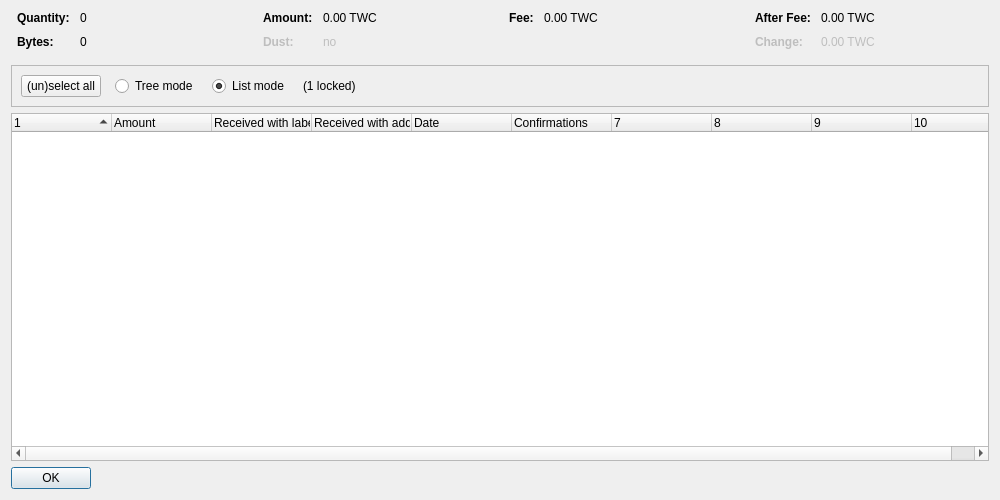
<?xml version="1.0" encoding="UTF-8"?>
<ui version="4.0">
 <class>CoinControlDialog</class>
 <widget class="QDialog" name="CoinControlDialog">
  <property name="geometry">
   <rect>
    <x>0</x>
    <y>0</y>
    <width>1000</width>
    <height>500</height>
   </rect>
  </property>
  <property name="windowTitle">
   <string>Coin Selection</string>
  </property>
  <layout class="QVBoxLayout" name="verticalLayout">
   <item>
    <layout class="QHBoxLayout" name="horizontalLayoutTop" stretch="0,0,0,0">
     <property name="topMargin">
      <number>0</number>
     </property>
     <property name="bottomMargin">
      <number>10</number>
     </property>
     <item>
      <layout class="QFormLayout" name="formLayoutCoinControl1">
       <property name="horizontalSpacing">
        <number>10</number>
       </property>
       <property name="verticalSpacing">
        <number>10</number>
       </property>
       <property name="leftMargin">
        <number>6</number>
       </property>
       <property name="rightMargin">
        <number>6</number>
       </property>
       <item row="0" column="0">
        <widget class="QLabel" name="labelCoinControlQuantityText">
         <property name="font">
          <font>
           <weight>75</weight>
           <bold>true</bold>
          </font>
         </property>
         <property name="text">
          <string>Quantity:</string>
         </property>
        </widget>
       </item>
       <item row="0" column="1">
        <widget class="QLabel" name="labelCoinControlQuantity">
         <property name="cursor">
          <cursorShape>IBeamCursor</cursorShape>
         </property>
         <property name="contextMenuPolicy">
          <enum>Qt::ActionsContextMenu</enum>
         </property>
         <property name="text">
          <string notr="true">0</string>
         </property>
         <property name="textInteractionFlags">
          <set>Qt::LinksAccessibleByMouse|Qt::TextSelectableByKeyboard|Qt::TextSelectableByMouse</set>
         </property>
        </widget>
       </item>
       <item row="1" column="0">
        <widget class="QLabel" name="labelCoinControlBytesText">
         <property name="font">
          <font>
           <weight>75</weight>
           <bold>true</bold>
          </font>
         </property>
         <property name="text">
          <string>Bytes:</string>
         </property>
        </widget>
       </item>
       <item row="1" column="1">
        <widget class="QLabel" name="labelCoinControlBytes">
         <property name="cursor">
          <cursorShape>IBeamCursor</cursorShape>
         </property>
         <property name="contextMenuPolicy">
          <enum>Qt::ActionsContextMenu</enum>
         </property>
         <property name="text">
          <string notr="true">0</string>
         </property>
         <property name="textInteractionFlags">
          <set>Qt::LinksAccessibleByMouse|Qt::TextSelectableByKeyboard|Qt::TextSelectableByMouse</set>
         </property>
        </widget>
       </item>
      </layout>
     </item>
     <item>
      <layout class="QFormLayout" name="formLayoutCoinControl2">
       <property name="horizontalSpacing">
        <number>10</number>
       </property>
       <property name="verticalSpacing">
        <number>10</number>
       </property>
       <property name="leftMargin">
        <number>6</number>
       </property>
       <property name="rightMargin">
        <number>6</number>
       </property>
       <item row="0" column="0">
        <widget class="QLabel" name="labelCoinControlAmountText">
         <property name="font">
          <font>
           <weight>75</weight>
           <bold>true</bold>
          </font>
         </property>
         <property name="text">
          <string>Amount:</string>
         </property>
        </widget>
       </item>
       <item row="0" column="1">
        <widget class="QLabel" name="labelCoinControlAmount">
         <property name="cursor">
          <cursorShape>IBeamCursor</cursorShape>
         </property>
         <property name="contextMenuPolicy">
          <enum>Qt::ActionsContextMenu</enum>
         </property>
         <property name="text">
          <string notr="true">0.00 TWC</string>
         </property>
         <property name="textInteractionFlags">
          <set>Qt::LinksAccessibleByMouse|Qt::TextSelectableByKeyboard|Qt::TextSelectableByMouse</set>
         </property>
        </widget>
       </item>
       <item row="1" column="0">
        <widget class="QLabel" name="labelCoinControlLowOutputText">
         <property name="enabled">
          <bool>false</bool>
         </property>
         <property name="font">
          <font>
           <weight>75</weight>
           <bold>true</bold>
          </font>
         </property>
         <property name="text">
          <string>Dust:</string>
         </property>
        </widget>
       </item>
       <item row="1" column="1">
        <widget class="QLabel" name="labelCoinControlLowOutput">
         <property name="enabled">
          <bool>false</bool>
         </property>
         <property name="cursor">
          <cursorShape>IBeamCursor</cursorShape>
         </property>
         <property name="contextMenuPolicy">
          <enum>Qt::ActionsContextMenu</enum>
         </property>
         <property name="text">
          <string notr="true">no</string>
         </property>
         <property name="textInteractionFlags">
          <set>Qt::LinksAccessibleByMouse|Qt::TextSelectableByKeyboard|Qt::TextSelectableByMouse</set>
         </property>
        </widget>
       </item>
      </layout>
     </item>
     <item>
      <layout class="QFormLayout" name="formLayoutCoinControl3">
       <property name="horizontalSpacing">
        <number>10</number>
       </property>
       <property name="verticalSpacing">
        <number>10</number>
       </property>
       <property name="leftMargin">
        <number>6</number>
       </property>
       <property name="rightMargin">
        <number>6</number>
       </property>
       <item row="0" column="0">
        <widget class="QLabel" name="labelCoinControlFeeText">
         <property name="font">
          <font>
           <weight>75</weight>
           <bold>true</bold>
          </font>
         </property>
         <property name="text">
          <string>Fee:</string>
         </property>
        </widget>
       </item>
       <item row="0" column="1">
        <widget class="QLabel" name="labelCoinControlFee">
         <property name="cursor">
          <cursorShape>IBeamCursor</cursorShape>
         </property>
         <property name="contextMenuPolicy">
          <enum>Qt::ActionsContextMenu</enum>
         </property>
         <property name="text">
          <string notr="true">0.00 TWC</string>
         </property>
         <property name="textInteractionFlags">
          <set>Qt::LinksAccessibleByMouse|Qt::TextSelectableByKeyboard|Qt::TextSelectableByMouse</set>
         </property>
        </widget>
       </item>
      </layout>
     </item>
     <item>
      <layout class="QFormLayout" name="formLayoutCoinControl4">
       <property name="horizontalSpacing">
        <number>10</number>
       </property>
       <property name="verticalSpacing">
        <number>10</number>
       </property>
       <property name="leftMargin">
        <number>6</number>
       </property>
       <property name="rightMargin">
        <number>6</number>
       </property>
       <item row="0" column="0">
        <widget class="QLabel" name="labelCoinControlAfterFeeText">
         <property name="font">
          <font>
           <weight>75</weight>
           <bold>true</bold>
          </font>
         </property>
         <property name="text">
          <string>After Fee:</string>
         </property>
        </widget>
       </item>
       <item row="0" column="1">
        <widget class="QLabel" name="labelCoinControlAfterFee">
         <property name="cursor">
          <cursorShape>IBeamCursor</cursorShape>
         </property>
         <property name="contextMenuPolicy">
          <enum>Qt::ActionsContextMenu</enum>
         </property>
         <property name="text">
          <string notr="true">0.00 TWC</string>
         </property>
         <property name="textInteractionFlags">
          <set>Qt::LinksAccessibleByMouse|Qt::TextSelectableByKeyboard|Qt::TextSelectableByMouse</set>
         </property>
        </widget>
       </item>
       <item row="1" column="0">
        <widget class="QLabel" name="labelCoinControlChangeText">
         <property name="enabled">
          <bool>false</bool>
         </property>
         <property name="font">
          <font>
           <weight>75</weight>
           <bold>true</bold>
          </font>
         </property>
         <property name="text">
          <string>Change:</string>
         </property>
        </widget>
       </item>
       <item row="1" column="1">
        <widget class="QLabel" name="labelCoinControlChange">
         <property name="enabled">
          <bool>false</bool>
         </property>
         <property name="cursor">
          <cursorShape>IBeamCursor</cursorShape>
         </property>
         <property name="contextMenuPolicy">
          <enum>Qt::ActionsContextMenu</enum>
         </property>
         <property name="text">
          <string notr="true">0.00 TWC</string>
         </property>
         <property name="textInteractionFlags">
          <set>Qt::LinksAccessibleByMouse|Qt::TextSelectableByKeyboard|Qt::TextSelectableByMouse</set>
         </property>
        </widget>
       </item>
      </layout>
     </item>
    </layout>
   </item>
   <item>
    <widget class="QFrame" name="frame">
     <property name="minimumSize">
      <size>
       <width>0</width>
       <height>40</height>
      </size>
     </property>
     <property name="frameShape">
      <enum>QFrame::StyledPanel</enum>
     </property>
     <property name="frameShadow">
      <enum>QFrame::Sunken</enum>
     </property>
     <layout class="QHBoxLayout" name="horizontalLayout">
      <item>
       <layout class="QHBoxLayout" name="horizontalLayoutPanel" stretch="0,0,0,0,0">
        <property name="spacing">
         <number>14</number>
        </property>
        <item>
         <widget class="QPushButton" name="pushButtonSelectAll">
          <property name="sizePolicy">
           <sizepolicy hsizetype="Maximum" vsizetype="Fixed">
            <horstretch>0</horstretch>
            <verstretch>0</verstretch>
           </sizepolicy>
          </property>
          <property name="text">
           <string>(un)select all</string>
          </property>
          <property name="autoDefault">
           <bool>false</bool>
          </property>
         </widget>
        </item>
        <item>
         <widget class="QRadioButton" name="radioTreeMode">
          <property name="sizePolicy">
           <sizepolicy hsizetype="Maximum" vsizetype="Fixed">
            <horstretch>0</horstretch>
            <verstretch>0</verstretch>
           </sizepolicy>
          </property>
          <property name="text">
           <string>Tree mode</string>
          </property>
         </widget>
        </item>
        <item>
         <widget class="QRadioButton" name="radioListMode">
          <property name="sizePolicy">
           <sizepolicy hsizetype="Maximum" vsizetype="Fixed">
            <horstretch>0</horstretch>
            <verstretch>0</verstretch>
           </sizepolicy>
          </property>
          <property name="text">
           <string>List mode</string>
          </property>
          <property name="checked">
           <bool>true</bool>
          </property>
         </widget>
        </item>
        <item>
         <widget class="QLabel" name="labelLocked">
          <property name="text">
           <string notr="true">(1 locked)</string>
          </property>
         </widget>
        </item>
        <item>
         <spacer name="horizontalSpacer">
          <property name="orientation">
           <enum>Qt::Horizontal</enum>
          </property>
          <property name="sizeHint" stdset="0">
           <size>
            <width>40</width>
            <height>20</height>
           </size>
          </property>
         </spacer>
        </item>
       </layout>
      </item>
     </layout>
    </widget>
   </item>
   <item>
    <widget class="CoinControlTreeWidget" name="treeWidget">
     <property name="contextMenuPolicy">
      <enum>Qt::CustomContextMenu</enum>
     </property>
     <property name="sortingEnabled">
      <bool>false</bool>
     </property>
     <property name="columnCount">
      <number>10</number>
     </property>
     <attribute name="headerShowSortIndicator" stdset="0">
      <bool>true</bool>
     </attribute>
     <attribute name="headerStretchLastSection">
      <bool>false</bool>
     </attribute>
     <column>
      <property name="text">
       <string/>
      </property>
     </column>
     <column>
      <property name="text">
       <string>Amount</string>
      </property>
     </column>
     <column>
      <property name="text">
       <string>Received with label</string>
      </property>
     </column>
     <column>
      <property name="text">
       <string>Received with address</string>
      </property>
     </column>
     <column>
      <property name="text">
       <string>Date</string>
      </property>
     </column>
     <column>
      <property name="text">
       <string>Confirmations</string>
      </property>
      <property name="toolTip">
       <string>Confirmed</string>
      </property>
     </column>
     <column>
      <property name="text">
       <string/>
      </property>
     </column>
     <column>
      <property name="text">
       <string/>
      </property>
     </column>
     <column>
      <property name="text">
       <string/>
      </property>
     </column>
     <column>
      <property name="text">
       <string/>
      </property>
     </column>
    </widget>
   </item>
   <item>
    <widget class="QDialogButtonBox" name="buttonBox">
     <property name="sizePolicy">
      <sizepolicy hsizetype="Maximum" vsizetype="Fixed">
       <horstretch>0</horstretch>
       <verstretch>0</verstretch>
      </sizepolicy>
     </property>
     <property name="orientation">
      <enum>Qt::Horizontal</enum>
     </property>
     <property name="standardButtons">
      <set>QDialogButtonBox::Ok</set>
     </property>
    </widget>
   </item>
  </layout>
 </widget>
 <customwidgets>
  <customwidget>
   <class>CoinControlTreeWidget</class>
   <extends>QTreeWidget</extends>
   <header>qt/coincontroltreewidget.h</header>
  </customwidget>
 </customwidgets>
 <resources/>
 <connections/>
</ui>
